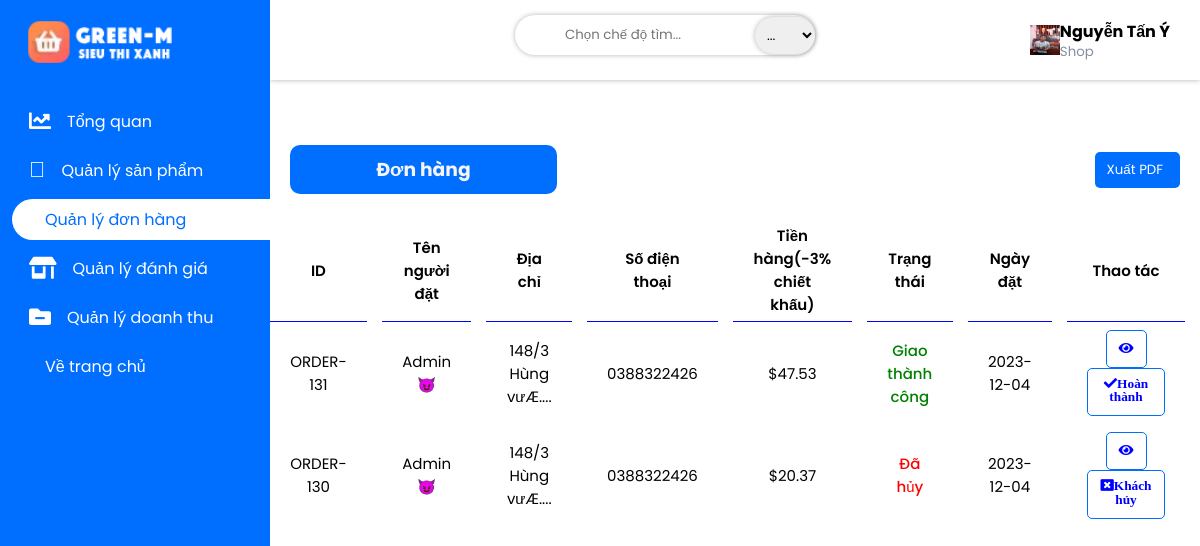
Before: /admin/shop/index.php?act=order (signed in) with the older database file.
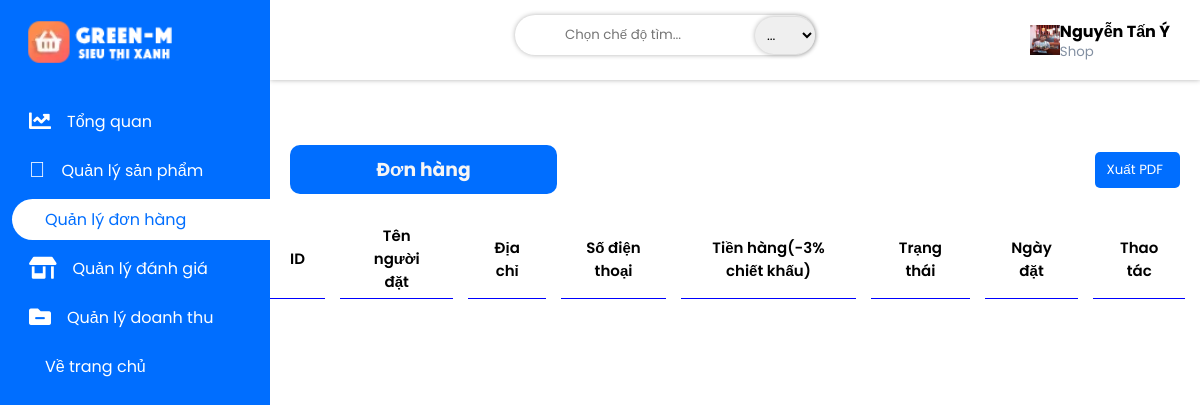
After: the same page with the newer database file.
### tables this page shows
CREATE TABLE `orders` (
  `order_id` int(123) NOT NULL,
  `order_total` double(10,2) NOT NULL,
  `order_total_shop` double(10,2) NOT NULL,
  `order_pay` varchar(15) NOT NULL,
  `order_note` varchar(299) NOT NULL DEFAULT 'Không có ghi chú',
  `order_promo` int(2) NOT NULL DEFAULT 0,
  `order_status` varchar(30) NOT NULL DEFAULT 'Đang chờ duyệt',
  `order_cancel` int(1) NOT NULL DEFAULT 0,
  `account_id` int(123) NOT NULL,
  `shop_id` int(123) NOT NULL,
  `time_reg` date NOT NULL DEFAULT current_timestamp()
);

CREATE TABLE `account` (
  `account_id` int(123) NOT NULL,
  `account_name` longblob NOT NULL,
  `account_address` varchar(80) NOT NULL,
  `account_number_pay` varchar(30) NOT NULL,
  `account_pay` varchar(15) NOT NULL,
  `account_avt` varchar(299) NOT NULL DEFAULT 'view/images/account/user.png',
  `account_username` varchar(30) NOT NULL,
  `account_email` varchar(40) NOT NULL,
  `account_verified_mail` varchar(15) NOT NULL DEFAULT 'Chưa xác thực',
  `account_phone` varchar(10) NOT NULL,
  `account_pass` varchar(100) NOT NULL,
  `account_position` varchar(20) NOT NULL DEFAULT 'Khách hàng',
  `account_notify` varchar(100) NOT NULL,
  `account_status` varchar(30) NOT NULL DEFAULT 'Offline',
  `time_store` date NOT NULL DEFAULT current_timestamp(),
  `time_reg` timestamp NOT NULL DEFAULT current_timestamp()
);

### admin/shop/model/connect.php (called while the page is built, shortened)
<?php
    class dao_con {
        public static function conn_db() {
            $sqlServer = "mysql:host=localhost; dbname=green_m8683;charset=utf8;collation=utf8_unicode_ci";
            $username = "root";
            $password = "";
            try {
                $conn = new PDO($sqlServer, $username, $password);
                $conn->setAttribute(PDO::ATTR_ERRMODE, PDO::ERRMODE_EXCEPTION);
            } catch(PDOException $e) {
                echo 'Ket noi database that bai do ' . $e->getMessage();
            }
            return $conn;
        }
        public static function conn_show_all($sql) {
            $conn = self::conn_db();
            $sqlBindParam = array_slice(func_get_args(), 1);
            try {
                $stmt = $conn->prepare($sql);
                $stmt->execute($sqlBindParam);
                $ketqua = $stmt->fetchAll();
                return $ketqua;
            } catch (PDOException $e) {
                throw $e;
            } finally {
                unset($conn);
            }
        }
    }
?>

### admin/shop/model/order.php (called while the page is built, shortened)
<?php
    include_once "connect.php";
    class order_lass extends dao_con {
        public static function show__order() {
            $sql = "SELECT orders.*, account.account_name, account.account_id, account.account_phone, account.account_address
                    FROM orders
                    JOIN account ON orders.account_id = account.account_id
                    WHERE orders.shop_id = ? ORDER BY orders.order_id DESC
            ";
            return self::conn_show_all($sql, $_SESSION['83x86']['account_id']);
        }
    }
?>

### admin/shop/view/order.php (the view, shortened to what the changed rows need)
   <div class="wrapper flex">
      <div class="projects-category">
         <table>
            <thead>
               <th>
                  <tr>
                     <td>ID</td>
                     <td>Tên người đặt</td>
                     <td>Địa chỉ</td>
                     <td>Số điện thoại</td>
                     <td>Tiền hàng(-3% chiết khấu)</td>
                     <td>Trạng thái</td>
                     <td>Ngày đặt</td>
                     <td>Thao tác</td>
                  </tr>
               </th>
            </thead>
            <tbody>
               <?php
                  foreach($show as $items) {
                     extract($items);
                     $address = substr($account_address, 0, 16) . '...';
                     $order_total = $order_total * 0.97;
                     echo '
                        <tr>
                           <td>ORDER-'.  $order_id.'</td>
                           <td>'. $account_name .'</td>
                           <td class="address-user">'. $address .'.<input type="hidden" value="'. $account_address .'"></td>
                           <td>'. $account_phone .'</td>
                           <td>$'. $order_total .'</td>
                           '; if($order_status == "Đang chờ duyệt") {
                              echo '<td style="color: Yellow3; font-weight: 500;">'. $order_status .'</td>';
                          } else if($order_status == "Đang giao hàng") {
                              echo '<td style="color: blue; font-weight: 500;">'. $order_status .'</td>';
                          } else if($order_status == "Đã hủy") {
                              echo '<td style="color: red; font-weight: 500;">'. $order_status .'</td>';
                          } else {
                              echo '<td style="color: green; font-weight: 500;">'. $order_status .'</td>';
                          } echo '
                           <td>'. $time_reg .'</td>
                           <td class="kkk2">
                              <button class="view-order-details" data-order-id="'. $order_id .'" data-order-note="'. $order_note .'">
                                 <i class="fas fa-eye"></i>
                              </button>';
                                 if($order_status == "Đang chờ duyệt") {
                                    echo '
                                       <button class="duyet-don" data-order-id="'. $order_id .'">
                                          <i class="fas">Duyệt</i></i>
                                       </button>
                                    ';
                                 } else if($order_status == "Đã hủy") {
                                    if($order_cancel == 1) {
                                       echo '
                                          <button>
                                             <i class="fas fa-window-close">Khách hủy</i>
                                          </button>
                                       ';
                                    } else {
                                       echo '
                                          <button>
                                             <i class="fas fa-window-close">Shop hủy</i>
                                          </button>
                                       ';
                                    }
                                 } else if($order_status == "Giao thành công") {
                                    echo '
                                       <button class="">
                                          <i class="fas fa-check">Hoàn thành</i>
                                       </button>
                                    ';
                                 }  else {
                                    echo '
                                       <button class="edit-order-details" data-order-id="'. $order_id .'">
                                          <i class="fas fa-pen"></i></i>
                                       </button>
                                    ';
                                 }
                              echo '
                           </td>
                        </tr>
                     ';
                  }
               ?>
            </tbody>
         </table>
      </div>
   </div>
</div>

Changed rows visible on the page:
removed orders: order_id "131", account.account_name "Admin 😈", account.account_address "148/3 Hùng vưÆ...", account.account_phone "0388322426", order_total "47.53", order_status "Giao thành công", time_reg "2023-12-04", shows "Hoàn thành"
removed orders: order_id "130", account.account_name "Admin 😈", account.account_address "148/3 Hùng vưÆ...", account.account_phone "0388322426", order_total "20.37", order_status "Đã hủy", time_reg "2023-12-04", order_cancel "Khách hủy"
